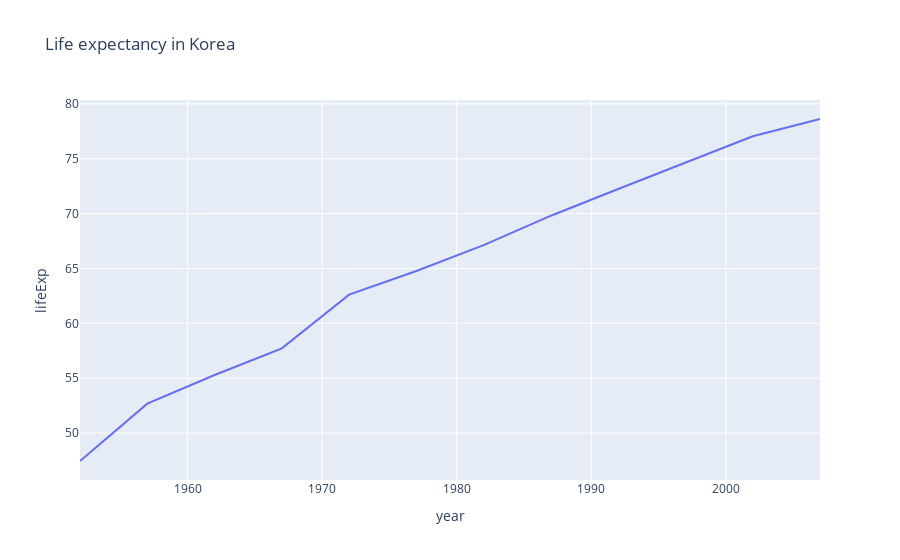

Notebook code for this chart:
### Code cell
import plotly.graph_objects as go
korea_life = px.data.gapminder().query("country == 'Korea, Rep.'")
fig = px.line(korea_life, x = 'year',y = 'lifeExp',title = 'Life expectancy in Korea')
fig.show()

### Figure 1 — Plotly figure (JSON) as saved in the notebook; plotly's stock layout.template omitted (floating-point values rounded to 4 significant figures)
{"data": [{"hovertemplate": "year=%{x}<br>lifeExp=%{y}<extra></extra>", "legendgroup": "", "line": {"color": "#636efa", "dash": "solid"}, "marker": {"symbol": "circle"}, "mode": "lines", "name": "", "orientation": "v", "showlegend": false, "type": "scatter", "x": [1952, 1957, 1962, 1967, 1972, 1977, 1982, 1987, 1992, 1997, 2002, 2007], "xaxis": "x", "y": [47.45, 52.68, 55.29, 57.72, 62.61, 64.77, 67.12, 69.81, 72.24, 74.65, 77.05, 78.62], "yaxis": "y"}], "layout": {"legend": {"tracegroupgap": 0}, "title": {"text": "Life expectancy in Korea"}, "xaxis": {"anchor": "y", "domain": [0, 1], "title": {"text": "year"}}, "yaxis": {"anchor": "x", "domain": [0, 1], "title": {"text": "lifeExp"}}}}
